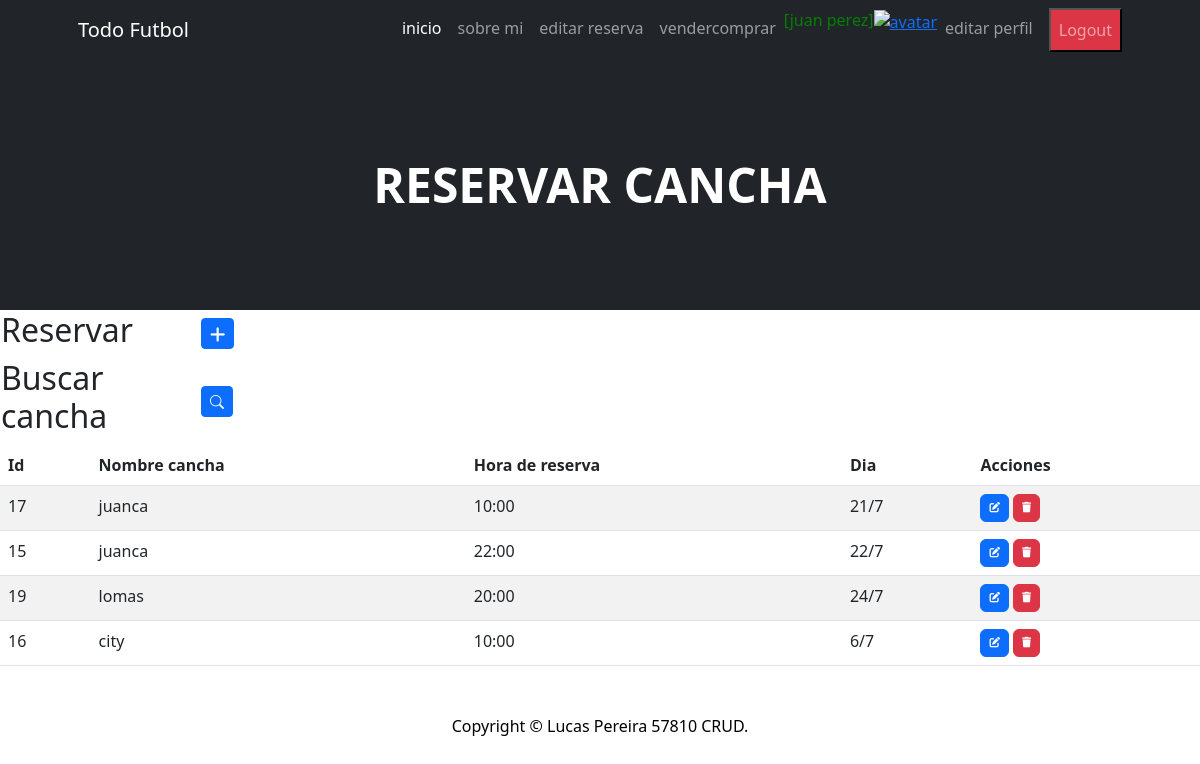
/reservaC/ (signed in), run on the app's committed database.
### todo_futbol_app/models.py (models this page shows, shortened)
class Reservar_cancha(models.Model):
    nombre_cancha = models.CharField(max_length=20)
    hora_reserva = models.CharField(max_length=20)
    dia_reserva = models.CharField(max_length=20)
    class Meta:
        verbose_name = "Reserva de cancha"
        verbose_name_plural = "Reservas de cancha"
        ordering = ["dia_reserva","hora_reserva"]

### todo_futbol_app/views.py (the view)
# urls.py: path('reservaC/', reservaCList.as_view(), name = "reservaC"),
class reservaCList (LoginRequiredMixin, ListView):
    model = Reservar_cancha
    context_object_name = 'reservaC'

### todo_futbol_app/templates/todo_futbol_app/reservar_cancha_list.html (shortened to what this page needs)
{% extends 'todo_futbol_app/index.html' %}
{% block titulo %}
<h1 class="display-5 fw-bolder text-white mb-2">RESERVAR CANCHA</h1>
{% endblock titulo %}
{% block contenido %}
<table>
    <tr>
        <td width="200"><h2>Reservar</h2></td>
        <td>
            <a
            href="{% url 'reservaCCreate' %}"
            class="btn btn-primary btn-sm"
            >
            </a>
        </td>
    </tr>
</table>
<table>
    <tr>
        <td width="200"><h2>Buscar cancha</h2></td>
        <td>
            <a
            href="{% url 'buscarRC' %}"
            class="btn btn-primary btn-sm"
            ><i class="bi bi-search" title="Reservar"> </i>
            </a>
        </td>
    </tr>
</table>
<table class="table table-striped">
<thead>
    <tr>
        <th>Id</th>
        <th>Nombre cancha</th>
        <th>Hora de reserva</th>
        <th>Dia</th>
        <th>Acciones</th>
    </tr>
</thead>
<tbody>
{% for c in reservaC %}
    <tr>
        <td>{{c.id}}</td>
        <td>{{c.nombre_cancha}}</td>
        <td>{{c.hora_reserva}}</td>
        <td>{{c.dia_reserva}}</td>
        <td>
            <a
              href="{% url 'reservaCUpdate' c.id %}"
              class="btn btn-primary"
              style="--bs-btn-padding-y: .25rem; --bs-btn-padding-x: .5rem; --bs-btn-font-size: .75rem;"
              >
            </a>
            <a
              href="{% url 'reservaCDelete' c.id %}"
              class="btn btn-danger"
              style="--bs-btn-padding-y: .25rem; --bs-btn-padding-x: .5rem; --bs-btn-font-size: .75rem;"
              >
            </a>
        </td>
    </tr>
{% endfor %}
</tbody>
</table>
{% endblock contenido %}

### todo_futbol_app/templates/todo_futbol_app/index.html (shortened to what this page needs)
<!DOCTYPE html>
<html lang="en">
    <head>
        {% load static %}
        <link href="https://cdn.jsdelivr.net/npm/bootstrap-icons@1.4.1/font/bootstrap-icons.css" rel="stylesheet" />
        <link href="{% static 'css/styles.css' %}" rel="stylesheet" />
        <link rel="stylesheet" href="https://cdnjs.cloudflare.com/ajax/libs/font-awesome/6.4.0/css/all.min.css">
    </head>
    <body>
        <nav class="navbar navbar-expand-lg navbar-dark bg-dark">
            <div class="container px-5">
                <a class="navbar-brand" href="#!">Todo Futbol</a>
                <div class="collapse navbar-collapse" id="navbarSupportedContent">
                    <ul class="navbar-nav ms-auto mb-2 mb-lg-0">
                        <li class="nav-item"><a class="nav-link active" aria-current="page" href="{% url 'home' %}">inicio</a></li>
                    {% if user.is_authenticated %}
                        <li class="nav-item"><a class="nav-link" href="{% url 'sobremi' %}">sobre mi</a></li>
                        <li class="nav-item"><a class="nav-link" href="{% url 'contacto' %}">editar reserva</a></li>
                        <li class="nav-item"><a class="nav-link" href="{% url 'vendercomprar' %}">vendercomprar</a></li>
                        <p style="color:green"> [{{ user.first_name }} {{ user.last_name }}]</p>
                        <div class="text-center">
                            <a href="{% url 'agregar_avatar' %}"><img src="{{ request.session.avatar}}" height="40px" weight="40px" alt="avatar"></a>
                        </div>
                        <li class="nav-item"><a class="nav-link" href="{% url 'profile' %}">editar perfil</a></li>
                        <form method="post" action="{% url 'logout' %}">
                            <button type="submit" class="nav-link bg-danger ms-2">Logout</button>
                        </form>
                    {% else %}
                        <li class="nav-item"><a class="nav-link" href="{% url 'login' %}">iniciar sesion</a></li>
                        <form method="post" action="{% url 'registro' %}">
                            {% csrf_token %}
                            <button type="submit" class="nav-link bg-danger ms-2">Registrarme</button>
                        </form>
                    {% endif %}
                    </ul>
                </div>
            </div>
        </nav>
        <header class="bg-dark py-5">
            <div class="container px-5">
                <div class="row gx-5 justify-content-center">
                    <div class="col-lg-6">
                        <div class="text-center my-5">
                            {% block titulo %}{% endblock titulo %}
                            </div>
                        </div>
                    </div>
                </div>
        </header>
        {% block contenido %}
        {% endblock contenido %}
        <div class="container px-5"><p class="m-5 text-center text-black">Copyright &copy; Lucas Pereira 57810  CRUD.</p></div>
    </body>
</html>

### data on the page
Reservar_cancha: id "17", nombre_cancha "juanca", hora_reserva "10:00", dia_reserva "21/7"
Reservar_cancha: id "15", nombre_cancha "juanca", hora_reserva "22:00", dia_reserva "22/7"
Reservar_cancha: id "19", nombre_cancha "lomas", hora_reserva "20:00", dia_reserva "24/7"
Reservar_cancha: id "16", nombre_cancha "city", hora_reserva "10:00", dia_reserva "6/7"

### other printed values
{{ user.first_name }} "juan"
{{ user.last_name }} "perez"
